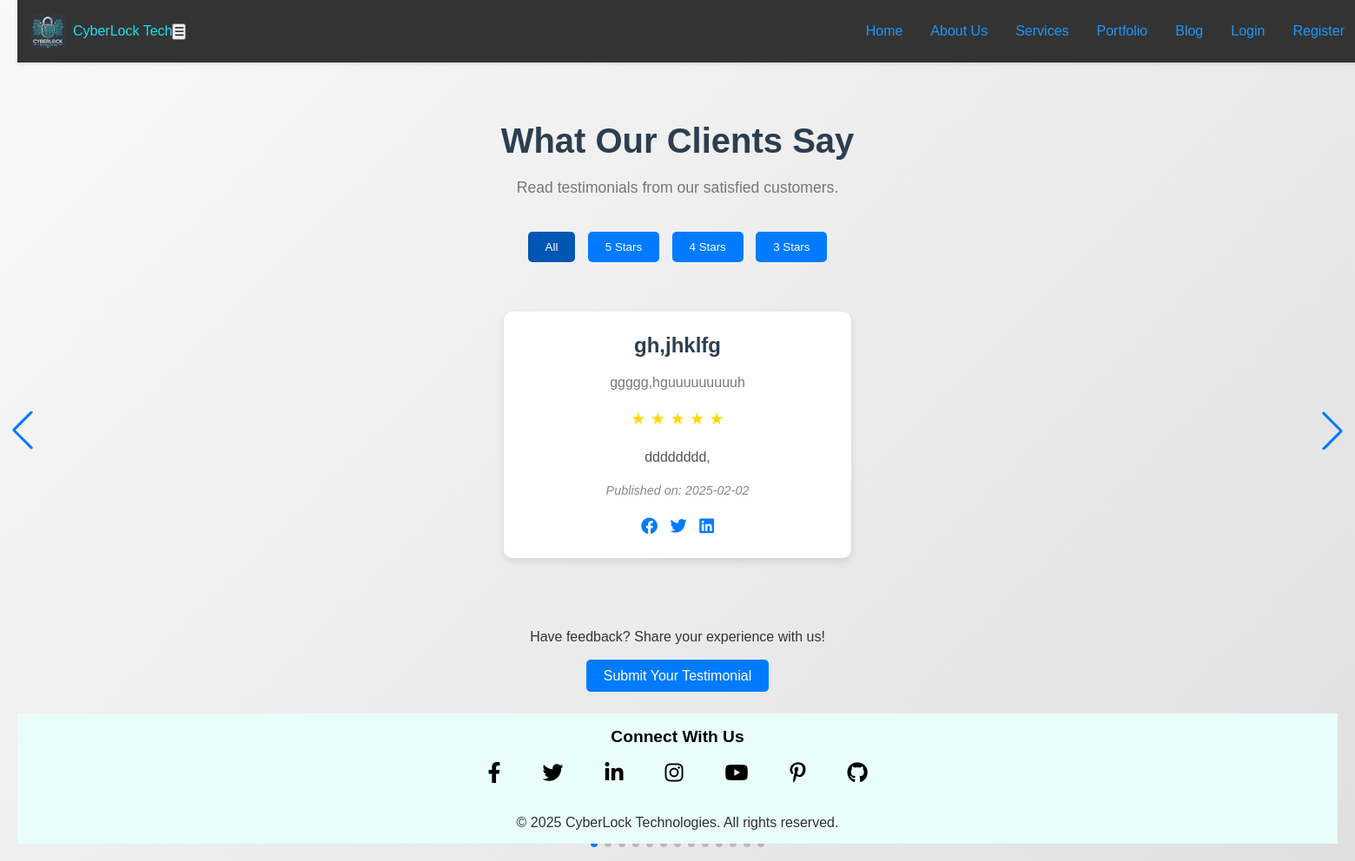
Page /testimonials/ on the committed database.
### coreapp/models.py (models this page shows, shortened)
class Testimonial(models.Model):
    name = models.CharField(max_length=100)
    company = models.CharField(max_length=100, blank=True)
    feedback = models.TextField()
    rating = models.PositiveIntegerField()  # Rating from 1 to 5
    profile_picture = models.ImageField(upload_to='testimonial_pictures/', blank=True)
    published_date = models.DateField(auto_now_add=True)
    class Meta:
        ordering = ['-published_date']
        verbose_name = "Testimonial"
        verbose_name_plural = "Testimonials"

### coreapp/views.py (the view)
# urls.py: path('testimonials/', views.testimonial_list, name='testimonial_list'),
def testimonial_list(request):
    testimonials = Testimonial.objects.all()
    return render(request, 'testimonial_list.html', {'testimonials': testimonials})

### templates/testimonial_list.html (shortened to what this page needs)
{% extends 'base.html' %}
{% load static %}
{% block content %}
<!DOCTYPE html>
<html lang="en">
<head>
    <link rel="stylesheet" href="https://cdnjs.cloudflare.com/ajax/libs/font-awesome/6.0.0/css/all.min.css">
    <link rel="stylesheet" href="{% static 'css/testimonials_list.css' %}">
    <link rel="stylesheet" href="https://unpkg.com/swiper/swiper-bundle.min.css">
</head>
<body>
    <header class="page-header">
        <h1>What Our Clients Say</h1>
        <p>Read testimonials from our satisfied customers.</p>
    </header>
    <div class="filters">
        <button class="filter-btn active" data-filter="all">All</button>
        <button class="filter-btn" data-filter="5">5 Stars</button>
        <button class="filter-btn" data-filter="4">4 Stars</button>
        <button class="filter-btn" data-filter="3">3 Stars</button>
    </div>
    <div class="swiper-container">
        <div class="swiper-wrapper">
            {% for testimonial in testimonials %}
            <div class="swiper-slide">
                <div class="testimonial" data-rating="{{ testimonial.rating }}">
                    <h3>{{ testimonial.name|safe }}</h3>
                    {% if testimonial.company %}
                    <p class="company">{{ testimonial.company|safe }}</p>
                    {% endif %}
                    <div class="rating">
                        {% for i in "12345" %}
                            {% if i|slice:":1" <= testimonial.rating|stringformat:"i" %}
                            ★
                            {% else %}
                            ☆
                            {% endif %}
                        {% endfor %}
                    </div>
                    <p class="feedback">{{ testimonial.feedback|safe }}</p>
                    <p class="published-date"><em>Published on: {{ testimonial.published_date|safe }}</em></p>
                    <div class="social-share">
                        <a href="#" aria-label="Share on Facebook"><i class="fab fa-facebook"></i></a>
                        <a href="#" aria-label="Share on Twitter"><i class="fab fa-twitter"></i></a>
                        <a href="#" aria-label="Share on LinkedIn"><i class="fab fa-linkedin"></i></a>
                    </div>
                </div>
            </div>
            {% empty %}
            <div class="swiper-slide">
                <p>No testimonials available.</p>
            </div>
            {% endfor %}
        </div>
        <div class="swiper-pagination"></div>
        <div class="swiper-button-next"></div>
        <div class="swiper-button-prev"></div>
    </div>
    <div class="cta-section">
    <p class="cta-text">Have feedback? Share your experience with us!</p>
    <a href="{% url 'submit_testimonial' %}" class="cta-btn">Submit Your Testimonial</a>
</div>
</body>
</html>
{% endblock %}

### static/css/base.css (style rules this page uses)
:root { --primary-color: #1b97fc; --secondary-color: #e7edfa; --hover-bg-color: #555; --footer-bg: #333; --footer-text: #e7edfa; --spacing: 1rem; --border-radius: 5px; --font-family: 'Arial', sans-serif; }
* { box-sizing: border-box; padding: 0; margin: 0; }
body { display: flex; flex-direction: column; min-height: 100vh; font-family: var(--font-family); color: var(--secondary-color); }

### static/css/testimonials_list.css (style rules this page uses)
body { font-family: 'Arial', sans-serif; background: linear-gradient(135deg, #f9f9f9, #e0e0e0); color: #333; line-height: 1.6; padding: 20px; margin: 0; }
.page-header { text-align: center; margin-bottom: 2rem; padding-top: 50px; }
.page-header h1 { font-size: 2.5rem; color: #2c3e50; margin-bottom: 0.5rem; }
.page-header p { font-size: 1.1rem; color: #777; }
.filters { text-align: center; margin-bottom: 2rem; }
.filter-btn { background: #007bff; color: #fff; border: none; padding: 10px 20px; margin: 5px; border-radius: 5px; cursor: pointer; transition: background 0.3s ease; }
.filter-btn.active { background: #0056b3; }
.swiper-container { width: 100%; padding: 20px 0; }
.swiper-slide { display: flex; justify-content: center; align-items: center; }
.testimonial { background: #fff; border-radius: 10px; padding: 20px; box-shadow: 0 4px 8px rgba(0, 0, 0, 0.1); transition: transform 0.3s ease, box-shadow 0.3s ease; text-align: center; max-width: 400px; margin: 0 auto; }
.testimonial h3 { font-size: 1.5rem; color: #2c3e50; margin-bottom: 10px; }
.company { font-size: 1rem; color: #777; margin-bottom: 15px; }
.rating { color: #ffd700; font-size: 1.2rem; margin-bottom: 15px; }
.feedback { font-size: 1rem; color: #555; line-height: 1.6; margin-bottom: 15px; }
.published-date { font-size: 0.9rem; color: #888; margin-top: 15px; }
.social-share { margin-top: 15px; }
.social-share a { color: #007bff; margin: 0 5px; font-size: 1.2rem; transition: color 0.3s ease; }
.cta-section { margin-bottom: 30px; text-align: center; margin-top: 2rem; }
.cta-text { margin-bottom: 20px; }
.cta-btn { background: #007bff; color: #fff; padding: 10px 20px; border-radius: 5px; text-decoration: none; transition: background 0.3s ease; }

### rows in the picture
Testimonial: name "gh,jhklfg", company "ggggg,hguuuuuuuuuh", rating 5 (drawn), feedback "dddddddd,", published_date "2025-02-02"
